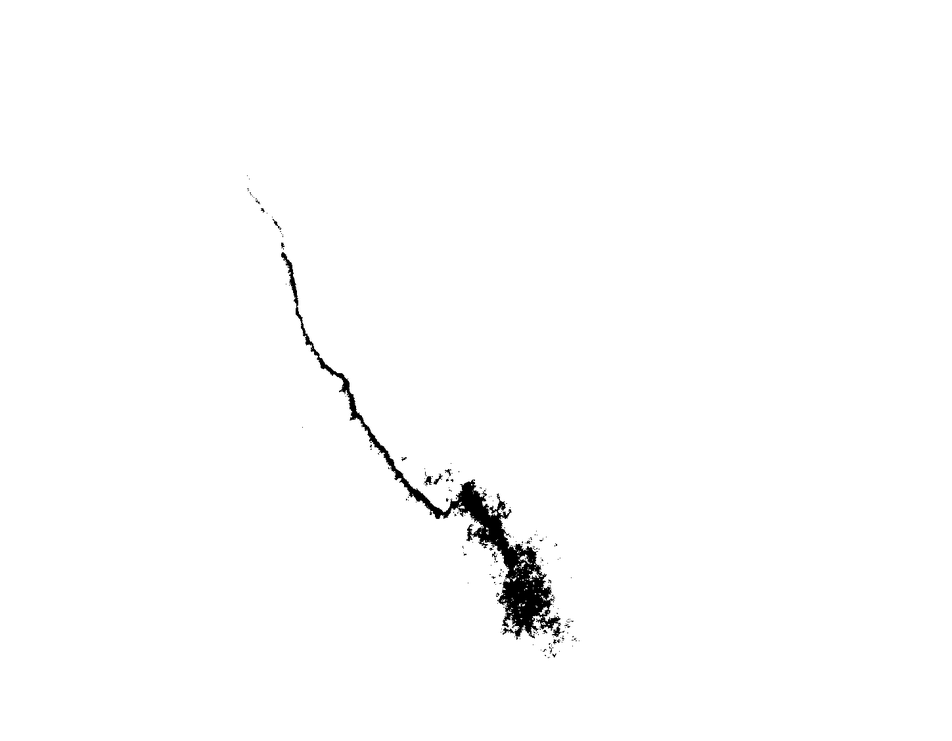
%> input picture s.bmp, 952 x 741 px, shrunk from 1449 x 1128 before the run
$ octave 'Gradient magnitude.m'   (GNU Octave 9; MATLAB toolbox functions it lacks are replaced by stand-ins)
%> lines starting %> are read from the running program, lines starting %| are printed output that depends on the picture

I=imread('s.bmp');
%> I is the input picture: size 741x952 uint8; min 0, max 255, mean 252.5
%Calculate x and y directional gradients and then gradient magnitude and direction.
[Gx, Gy] = imgradientxy(I);
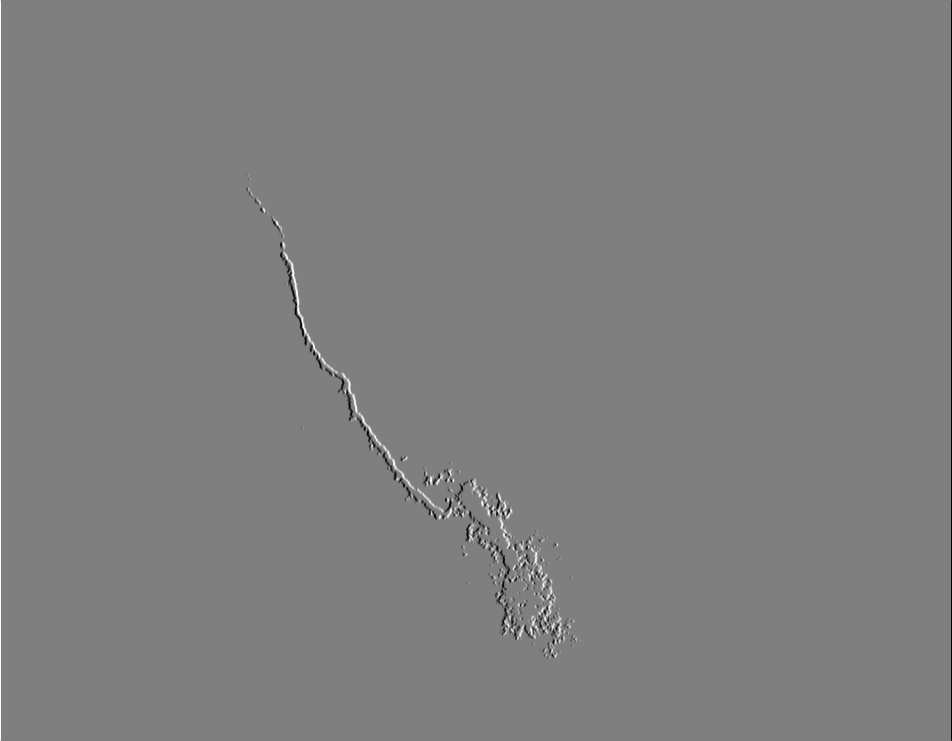
%> Gx: size 741x952 double; min -1020, max 1020, mean 0; drawn with min black and max white
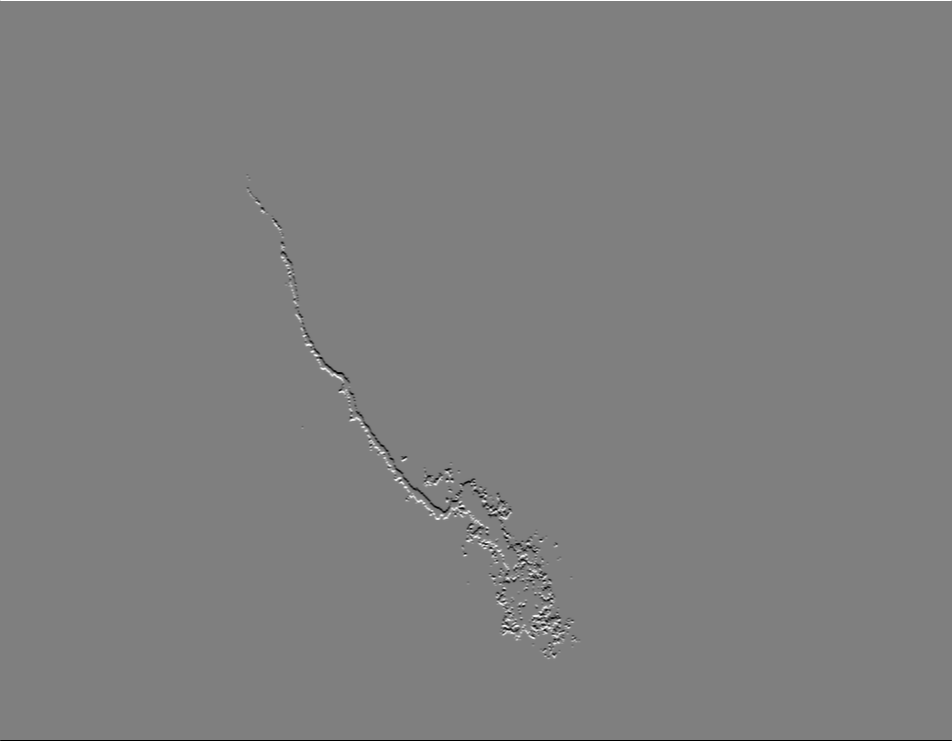
%> Gy: size 741x952 double; min -1020, max 1020, mean 0; mean of the top-left, top-right, bottom-left and bottom-right quarters 2.7, 2.8, -2.7, -2.7; drawn with min black and max white
[Gmag, Gdir] = imgradient(Gx, Gy);
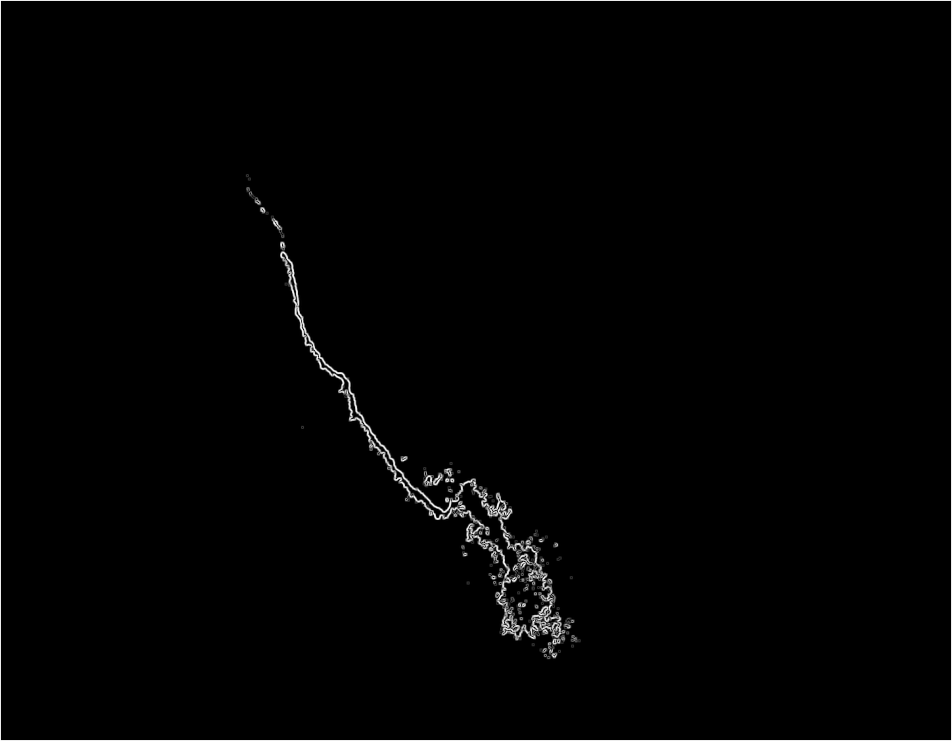
%> Gmag: size 741x952 double; min 0, max 1097.6, mean 11.5; drawn with min black and max white
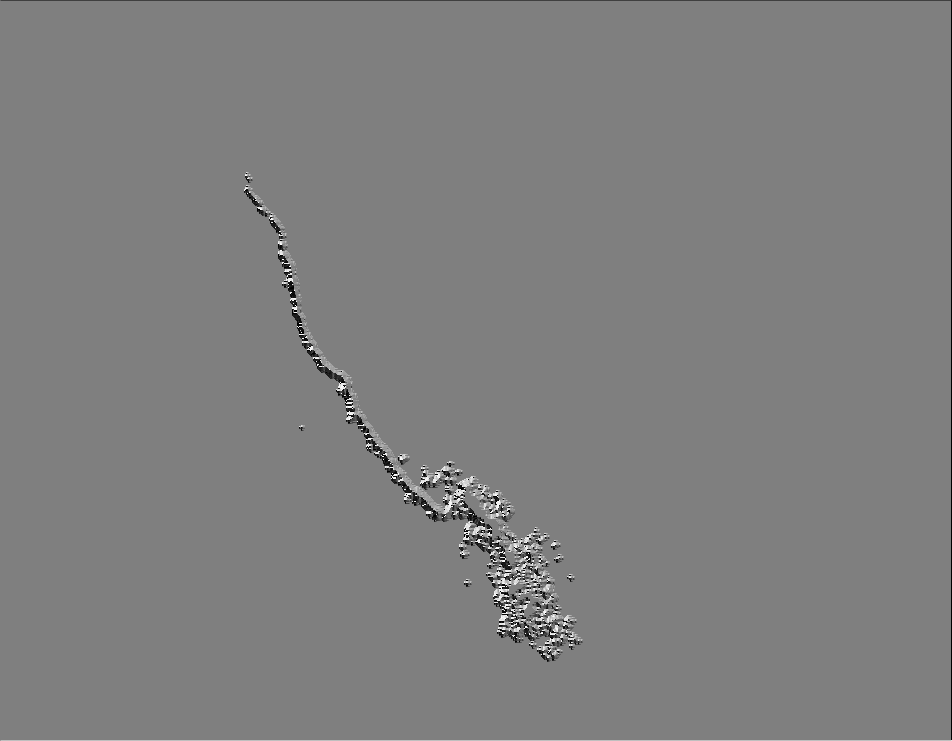
%> Gdir: size 741x952 double; min -180, max 179.9, mean -0.4; drawn with min black and max white
figure; imshowpair(Gmag, Gdir, 'montage'); axis off;
%> after `imshowpair(Gmag, Gdir, 'montage')`:
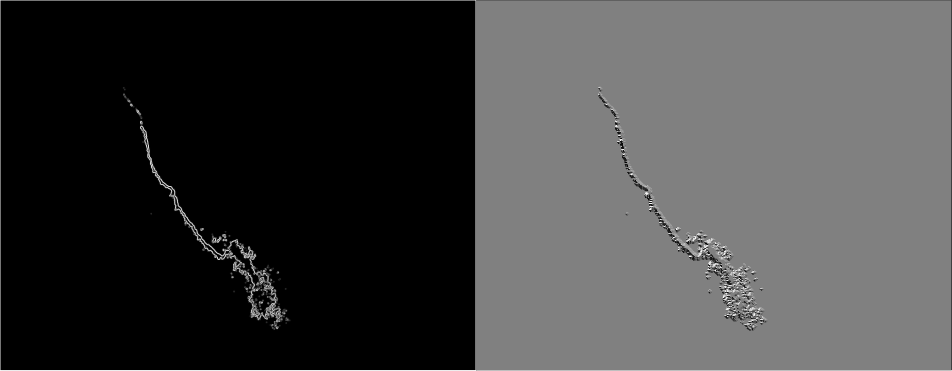
%> displayed picture: size 741x1904, on the screen's scale of 0 to 255 (shown at 1/2 size); min 0, max 255, mean 65.2
title('Gradient Magnitude, Gmag (left), and Gradient Direction, Gdir (right), using Sobel method')
figure; imshowpair(Gx, Gy, 'montage'); axis off;
%> after `imshowpair(Gx, Gy, 'montage')`:
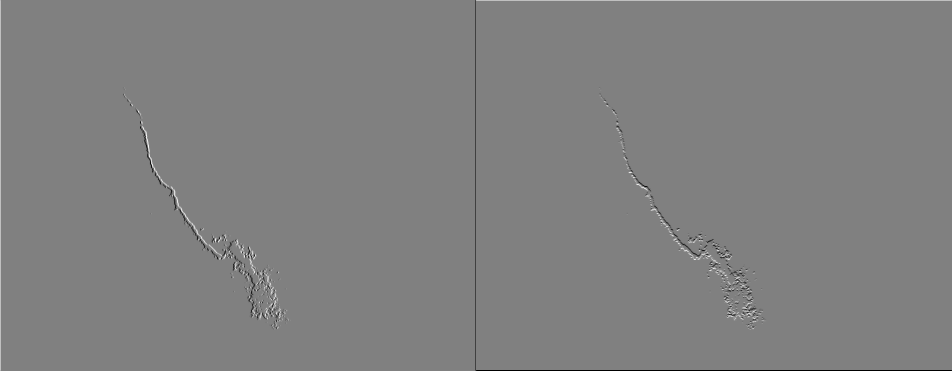
%> displayed picture: size 741x1904, on the screen's scale of 0 to 255 (shown at 1/2 size); min 0, max 255, mean 128
title('Directional Gradients, Gx and Gy, using Sobel method');


%Questo script calcola il gradient magnitude e la direzione, usando sobel
% ma lo da sotto forma di immagine, a noi serve quantificare i valori
% e prendere il massimo, la media e la deviazione standard
%che sono i parametri richiesti....

%https://it.mathworks.com/help/images/ref/imgradientxy.html
